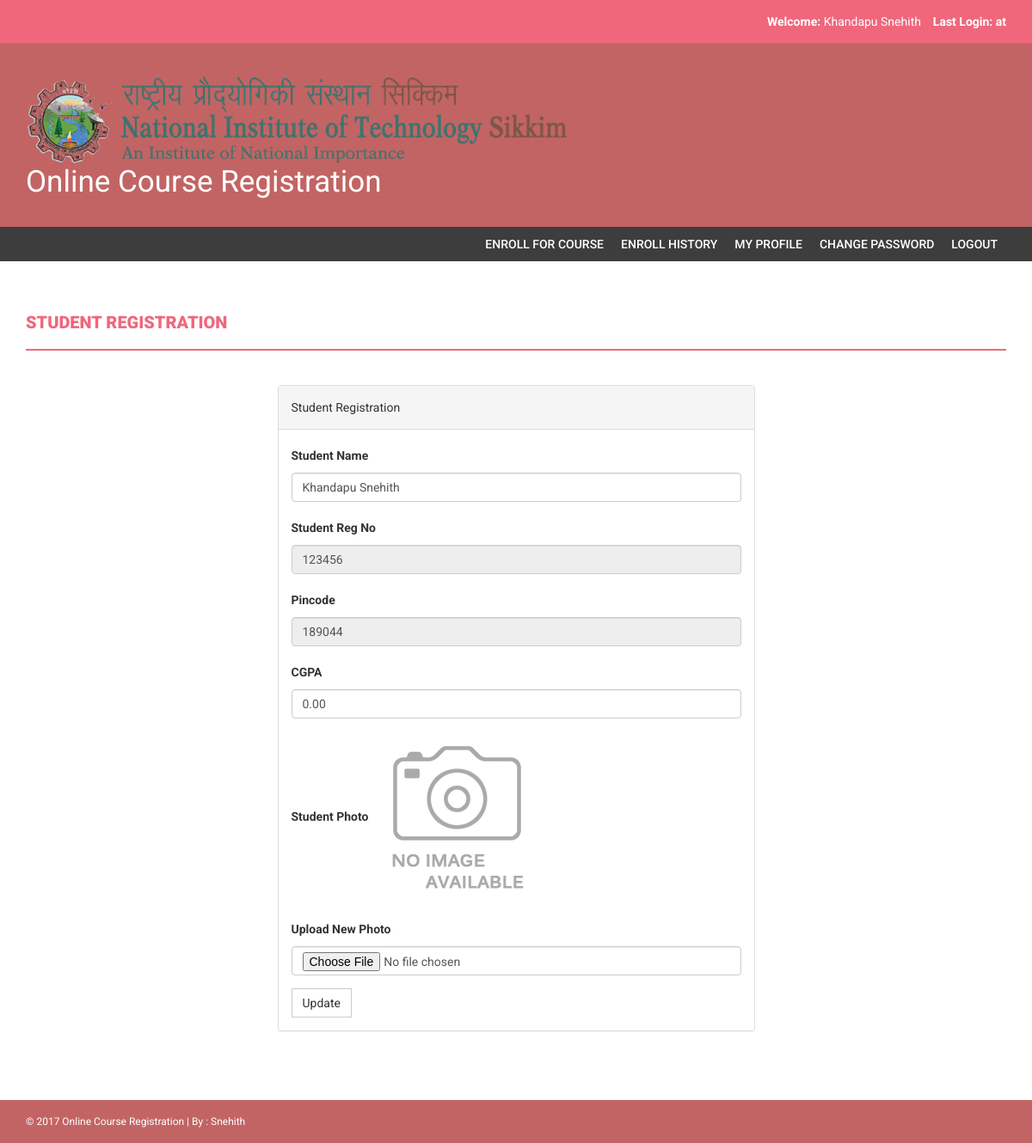
/my-profile.php (signed in), run on the app's committed database.
### tables this page shows
CREATE TABLE `students` (
  `StudentRegno` varchar(255) NOT NULL,
  `studentPhoto` varchar(255) DEFAULT NULL,
  `password` varchar(255) NOT NULL,
  `studentName` varchar(255) NOT NULL,
  `pincode` varchar(255) NOT NULL,
  `session` varchar(255) NOT NULL,
  `department` varchar(255) NOT NULL,
  `semester` varchar(255) NOT NULL,
  `cgpa` decimal(10,2) NOT NULL,
  `creationdate` timestamp NOT NULL DEFAULT CURRENT_TIMESTAMP,
  `updationDate` varchar(255) NOT NULL
);

### my-profile.php (the view, shortened to what this page needs)
<?php
if(strlen($_SESSION['login'])==0)
    {
header('location:index.php');
}
else{
?>
<!DOCTYPE html>
<html xmlns="http://www.w3.org/1999/xhtml">
<head>
    <link href="assets/css/bootstrap.css" rel="stylesheet" />
    <link href="assets/css/font-awesome.css" rel="stylesheet" />
    <link href="assets/css/style.css" rel="stylesheet" />
</head>
<body>
<?php include('includes/header.php');?>
<?php if($_SESSION['login']!="")
{
 include('includes/menubar.php');
}
 ?>
    <div class="content-wrapper">
        <div class="container">
              <div class="row">
                    <div class="col-md-12">
                        <h1 class="page-head-line">Student Registration  </h1>
                    </div>
                </div>
                <div class="row" >
                  <div class="col-md-3"></div>
                    <div class="col-md-6">
                        <div class="panel panel-default">
                        <div class="panel-heading">
                          Student Registration
                        </div>
<?php $sql=mysql_query("select * from students where StudentRegno='".$_SESSION['login']."'");
while($row=mysql_fetch_array($sql))
{ ?>
                        <div class="panel-body">
                       <form name="dept" method="post" enctype="multipart/form-data">
   <div class="form-group">
    <label for="studentname">Student Name  </label>
    <input type="text" class="form-control" id="studentname" name="studentname" value="<?php echo htmlentities($row['studentName']);?>"  />
  </div>
 <div class="form-group">
    <label for="studentregno">Student Reg No   </label>
    <input type="text" class="form-control" id="studentregno" name="studentregno" value="<?php echo htmlentities($row['StudentRegno']);?>"  placeholder="Student Reg no" readonly />
  </div>
<div class="form-group">
    <label for="Pincode">Pincode  </label>
    <input type="text" class="form-control" id="Pincode" name="Pincode" readonly value="<?php echo htmlentities($row['pincode']);?>" required />
  </div>
<div class="form-group">
    <label for="CGPA">CGPA  </label>
    <input type="text" class="form-control" id="cgpa" name="cgpa"  value="<?php echo htmlentities($row['cgpa']);?>" required />
  </div>
<div class="form-group">
    <label for="Pincode">Student Photo  </label>
   <?php if($row['studentPhoto']==""){ ?>
   <img src="studentphoto/noimage.png" width="200" height="200"><?php } else {?>
   <img src="studentphoto/<?php echo htmlentities($row['studentPhoto']);?>" width="200" height="200">
   <?php } ?>
  </div>
<div class="form-group">
    <label for="Pincode">Upload New Photo  </label>
    <input type="file" class="form-control" id="photo" name="photo"  value="<?php echo htmlentities($row['studentPhoto']);?>" />
  </div>
  <?php } ?>
 <button type="submit" name="submit" id="submit" class="btn btn-default">Update</button>
</form>
                            </div>
                            </div>
                    </div>
                </div>
            </div>
        </div>
  <?php include('includes/footer.php');?>
</body>
</html>
<?php } ?>

### assets/css/style.css (style rules this page uses)
body { font-family: 'Roboto', sans-serif; line-height: 30px; }
.content-wrapper { margin-top: 40px; min-height: 600px; padding-bottom: 60px; }
.page-head-line { font-weight: 900; padding-bottom: 20px; border-bottom: 2px solid #F0677C; text-transform: uppercase; color: #F0677C; font-size: 20px; margin-bottom: 40px; }
.btn { border-radius: 0px; -webkit-border-radius: 0px; -moz-border-radius: 0px; }

### data on the page
students: studentname "Khandapu Snehith", studentregno "123456", Pincode "189044", cgpa "0.00"

### other printed values
$_SESSION['sname'] "Khandapu Snehith"
